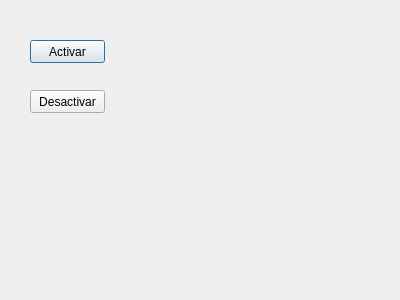
<?xml version="1.0" encoding="UTF-8"?>
<ui version="4.0">
 <class>Dialog</class>
 <widget class="QDialog" name="Dialog">
  <property name="geometry">
   <rect>
    <x>0</x>
    <y>0</y>
    <width>400</width>
    <height>300</height>
   </rect>
  </property>
  <property name="windowTitle">
   <string>Dialog</string>
  </property>
  <widget class="QPushButton" name="btn_activar">
   <property name="geometry">
    <rect>
     <x>30</x>
     <y>40</y>
     <width>75</width>
     <height>23</height>
    </rect>
   </property>
   <property name="text">
    <string>Activar</string>
   </property>
  </widget>
  <widget class="QPushButton" name="btn_desactivar">
   <property name="geometry">
    <rect>
     <x>30</x>
     <y>90</y>
     <width>75</width>
     <height>23</height>
    </rect>
   </property>
   <property name="text">
    <string>Desactivar</string>
   </property>
  </widget>
  <widget class="QLabel" name="etiqueta">
   <property name="geometry">
    <rect>
     <x>10</x>
     <y>180</y>
     <width>341</width>
     <height>16</height>
    </rect>
   </property>
   <property name="text">
    <string/>
   </property>
   <property name="alignment">
    <set>Qt::AlignCenter</set>
   </property>
  </widget>
 </widget>
 <resources/>
 <connections/>
</ui>
